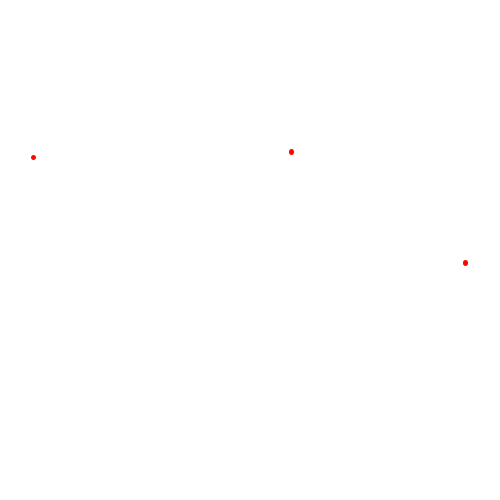
Frame 1 (no input)
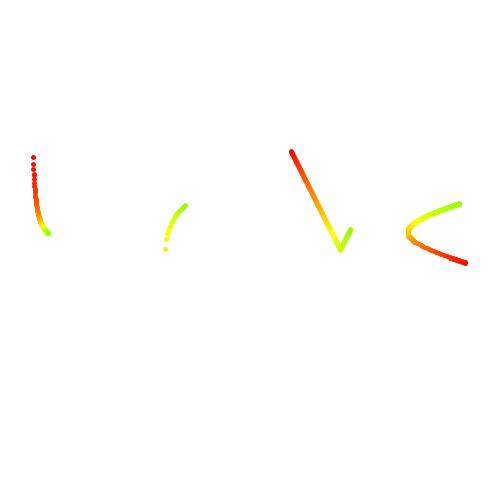
Frame 60 (the mouse pressed at the canvas centre just before this capture)
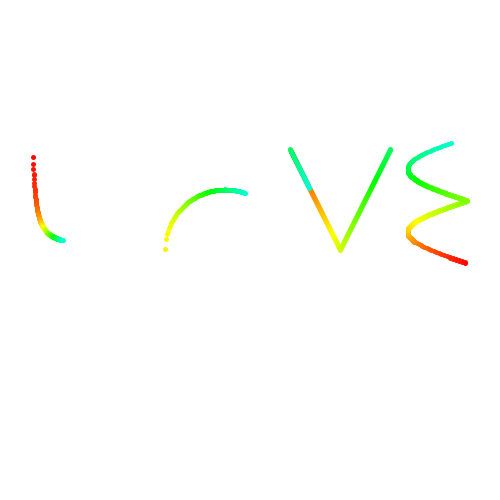
Frame 120 (the mouse held since frame 60 and released just before this capture)

The Processing sketch that drew these frames (run headless with seeded random() and noise(); from frame 60 on, the mouse is pressed at the canvas centre):

// Processing sketch: processing_183369
// ── processing_183369.pde

float xl = 3;
float yl = 1;

float xo = -5;
float yo = -20;

float xv = -50;
float yv = -50;

float xe = 0;
float ye = 0;

int h = 0;

void setup() {
  size(500, 500);
  colorMode(HSB);
  background(255);
  strokeWeight(5);
}

void draw() {
  translate(width/2, height/2);
  scale(1, -1);
  h = (h < 255) ? h + 1 : 0;
  stroke(h, 255, 255);
  l();
  o();
  v();
  e();
  
}

void l(){
  pushMatrix();
  translate(-220, 0);
  xl = (xl < 100) ? xl+0.25 : 3;
  yl=(1/xl)*300;
  point(xl,yl);
  popMatrix();
}

void o(){
  pushMatrix();
  translate(-25, 0);
  int zm = 20; //zoom
  xo = (xo < 5) ? xo+0.05 : -5;
  yo=sqrt(9-sq(xo))*zm;
  point(xo*zm,yo);
  popMatrix();
}

void v(){
  pushMatrix();
  translate(90, 0);
  xv = (xv < 50) ? xv+1 : -50;
  yv = abs(-2*xv);
  point(xv, yv);
  popMatrix();
}

void e(){
  pushMatrix();
  translate(218, -14);
  int zm = 20;
  ye = (ye < 6.25) ? ye+0.05 : 0;
  xe = -3*abs(sin(ye))*zm;
  point(xe, ye*zm);
  popMatrix();
}
